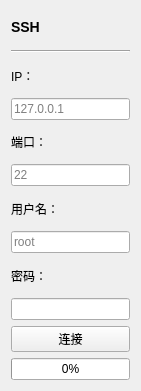
  <widget class="QWidget" name="verticalLayoutWidget">
   <property name="geometry">
    <rect>
     <x>660</x>
     <y>50</y>
     <width>141</width>
     <height>391</height>
    </rect>
   </property>
   <layout class="QVBoxLayout" name="verticalLayout">
    <item>
     <widget class="QLabel" name="SSH_title">
      <property name="text">
       <string>&lt;h3&gt;SSH&lt;/h3&gt;</string>
      </property>
     </widget>
    </item>
    <item>
     <widget class="Line" name="line">
      <property name="orientation">
       <enum>Qt::Horizontal</enum>
      </property>
     </widget>
    </item>
    <item>
     <widget class="QLabel" name="IP_title">
      <property name="text">
       <string>IP：</string>
      </property>
     </widget>
    </item>
    <item>
     <widget class="QLineEdit" name="IP_edit">
      <property name="text">
       <string/>
      </property>
      <property name="placeholderText">
       <string>127.0.0.1</string>
      </property>
     </widget>
    </item>
    <item>
     <widget class="QLabel" name="Port_title">
      <property name="text">
       <string>端口：</string>
      </property>
     </widget>
    </item>
    <item>
     <widget class="QLineEdit" name="Port_edit">
      <property name="text">
       <string/>
      </property>
      <property name="placeholderText">
       <string>22</string>
      </property>
     </widget>
    </item>
    <item>
     <widget class="QLabel" name="User_title">
      <property name="text">
       <string>用户名：</string>
      </property>
     </widget>
    </item>
    <item>
     <widget class="QLineEdit" name="User_edit">
      <property name="text">
       <string/>
      </property>
      <property name="placeholderText">
       <string>root</string>
      </property>
     </widget>
    </item>
    <item>
     <widget class="QLabel" name="Password_title">
      <property name="text">
       <string>密码：</string>
      </property>
     </widget>
    </item>
    <item>
     <widget class="QLineEdit" name="Password_edit">
      <property name="text">
       <string/>
      </property>
      <property name="echoMode">
       <enum>QLineEdit::Password</enum>
      </property>
      <property name="placeholderText">
       <string/>
      </property>
     </widget>
    </item>
    <item>
     <layout class="QHBoxLayout" name="horizontalLayout">
      <item>
       <widget class="QPushButton" name="Connect_button">
        <property name="text">
         <string>连接</string>
        </property>
       </widget>
      </item>
     </layout>
    </item>
    <item>
     <widget class="QProgressBar" name="progressBar">
      <property name="enabled">
       <bool>true</bool>
      </property>
      <property name="mouseTracking">
       <bool>false</bool>
      </property>
      <property name="value">
       <number>0</number>
      </property>
     </widget>
    </item>
   </layout>
  </widget>
